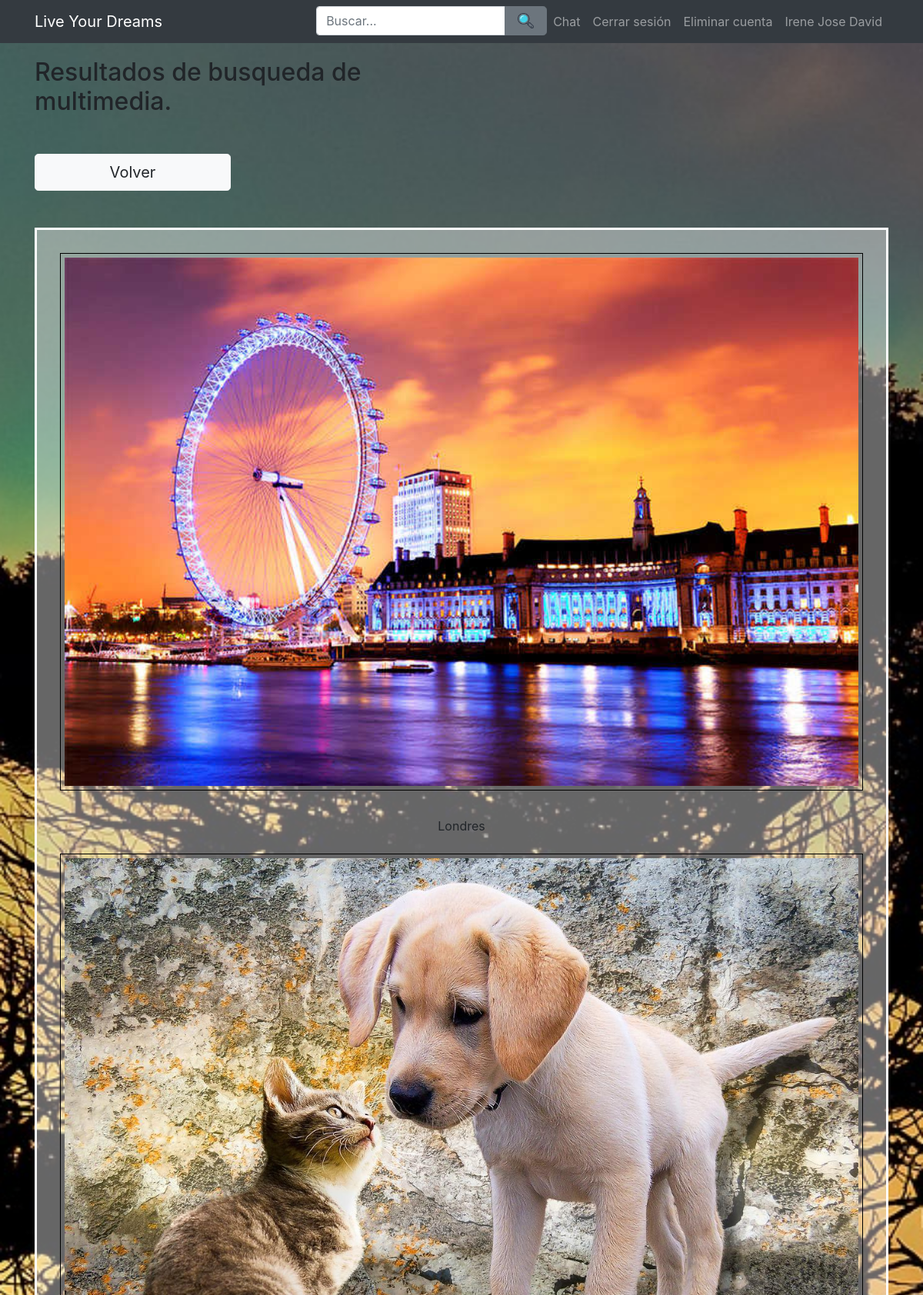
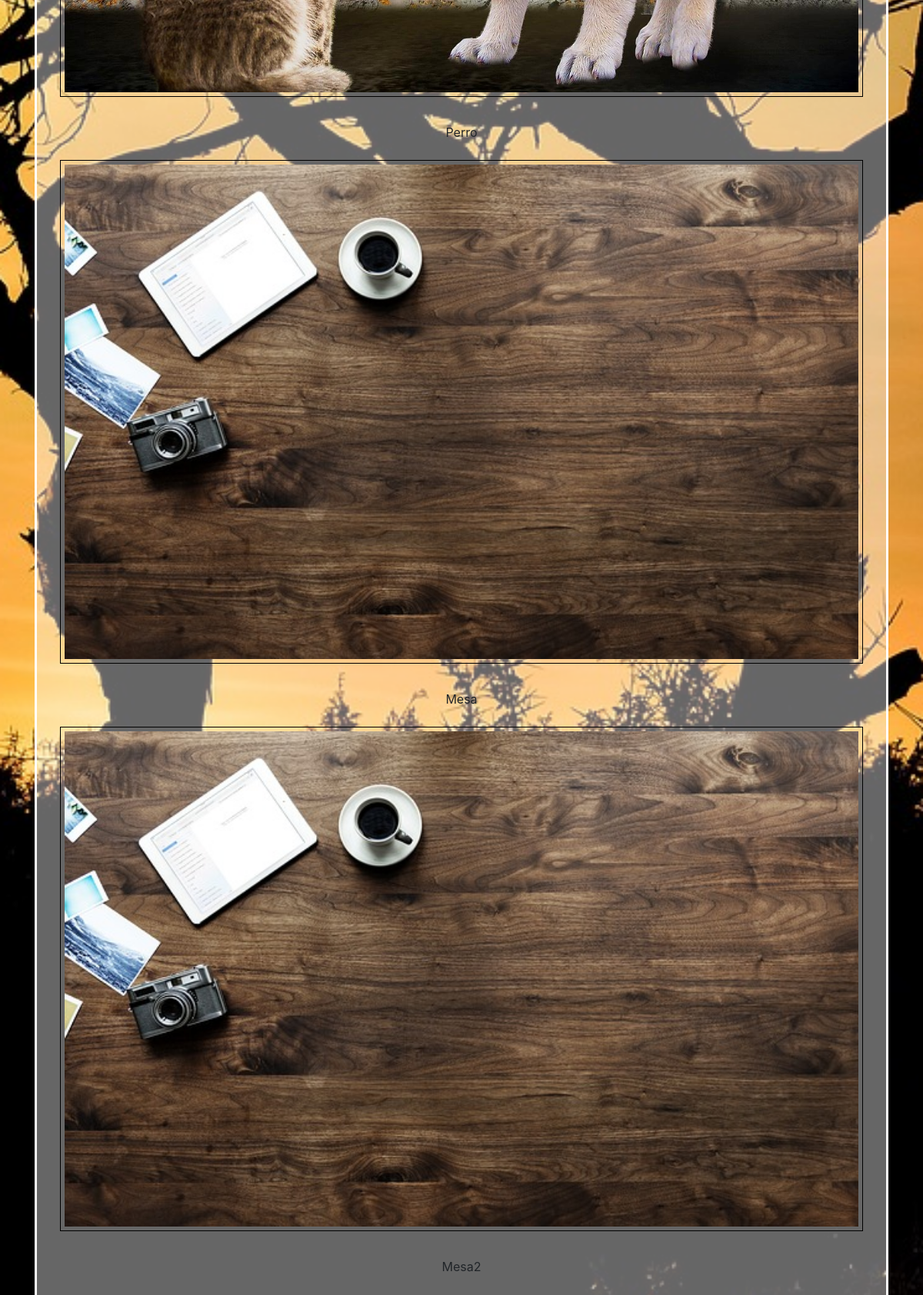
The app's page /resultado.php (signed in) with its own data (2 pictures, top to bottom).
### tables this page shows
CREATE TABLE `imagen` (
  `idfoto` int(11) NOT NULL,
  `usuarioID` int(11) NOT NULL,
  `nombre` varchar(255) NOT NULL,
  `descripcion` text NOT NULL,
  `likes` int(11) DEFAULT '0'
);

### resultado.php (the view, shortened to what this page needs)
<?php
require('includes/config.php');
require('layout/header.php');
?>
<div class="container">
	<div class="row">
		<div class="col-xs-12 col-sm-8 col-md-6 col-sm-offset-2 col-md-offset-3">
			<h2>Resultados de busqueda de multimedia.</h2>
			<div class="row mt-5">
				<div class="col-xs-6 col-md-6"><a class="btn btn-light btn-block btn-lg" tabindex="5" href="paginausuarios.php">Volver</a></div>
			</div>
		</div>
		<div class="col-xs-12 col-sm-12 col-md-12 col-sm-offset-12 col-md-offset-12 mt-5">
			<div class="row">
				<div class="col-md-12">
					<div class="contenedorTodo">
						<?php
						$buscar = $_GET['buscar'];
						$stmt = $db->query("SELECT * FROM imagen WHERE descripcion LIKE '%" . $buscar . "%'");
						while ($row = $stmt->fetch()) {
							echo '<img class="foto" src="imagenes/' . $row['nombre'] . '">' . "\n";
							echo '<br/><br/>' . ucfirst($row['descripcion']) . '<br/><br/>';
						}
						?>
					</div>
				</div>
			</div>
		</div>
	</div>
</div>
<?php
require('layout/footer.php');
?>

### layout/header.php (shortened to what this page needs)
<!DOCTYPE html>
<html lang="en">
<head>
	<link rel="stylesheet" href="https://stackpath.bootstrapcdn.com/bootstrap/4.1.3/css/bootstrap.min.css">
	<link href="style/bootstrap.min.css" rel="stylesheet">
	<link rel="stylesheet" href="style/main.css">
	<link rel="stylesheet" href="style/vistausuario.css">
	<link rel="stylesheet" href="style/paginausuarios.css">
</head>
<body>
	<nav class="navbar navbar-expand-lg navbar-dark bg-dark">
		<div class="container">
			<a class="navbar-brand" href="index.php">Live Your Dreams</a>
			<div class="collapse navbar-collapse" id="navbarResponsive">
				<ul class="navbar-nav ml-auto">
					<?php
					if (isset($_SESSION['usuarioID'])) {
						if ($_SESSION['usuarioID'] != "") {
							echo '
			<form id="form1" name="form1" method="get" action="">
					<div class="input-group bg-dark search-bar">
					  <input type="text" class="form-control search-input" placeholder="Buscar..." aria-label="Buscar..." aria-describedby="basic-addon2" name="buscar">
					  <div class="input-group-append search-button">
					  <input type="image" onclick="confirmarBusqueda()" name="submit" width="30px" height="30px"  src="img/app/lupa.png" class="btn btn-secondary btn-block btn-lg" tabindex="5">
					  </div>
					</div>
			</form>
				<li class="nav-item">
					<a class="nav-link" href="http://localhost/www/wsChat/client/" target="_blank">Chat</a>
				</li>
				<li class="nav-item">
				  <a class="nav-link" href="logout.php">Cerrar sesión</a>
				</li>
				<li class="nav-item">
				  <a class="nav-link" href="deleteusuario.php">Eliminar cuenta</a>
				</li>
				<li class="nav-item">
				  <a class=" nav-link autor">Irene Jose David</a>
				</li>
		';
						}
					}
					?>
				</ul>
			</div>
		</div>
	</nav>
	<section>

### layout/footer.php
    </section>
</body>
</html>

### style/main.css (style rules this page uses)
a { color: #EF1F2F; text-decoration: none; }
html, body { height:100%; }
body { background: url("../img/foto_fondo.jpg") no-repeat center center fixed; background-size:cover; }
section { height:100%; }
section { margin-top:75px; }
.autor { color: white; text-align: right; }
.navbar { position:fixed; width:100%; top:0; z-index:100000; }
.search-bar { max-width: 300px; }
.search-button { max-width: 60px; }
.search-button input { width: 55px; height: 38px; }
.contenedorTodo { padding:30px; border:3px solid white; text-align:center; background:rgba(255,255,255,0.4); }
.foto { width:100%; height:auto; padding:5px; border:1px solid black; margin-bottom:10px; }

### records on screen
imagen: nombre (picture), descripcion "Londres"
imagen: nombre (picture), descripcion "Perro"
imagen: nombre (picture), descripcion "Mesa"
imagen: nombre (picture), descripcion "Mesa2"
